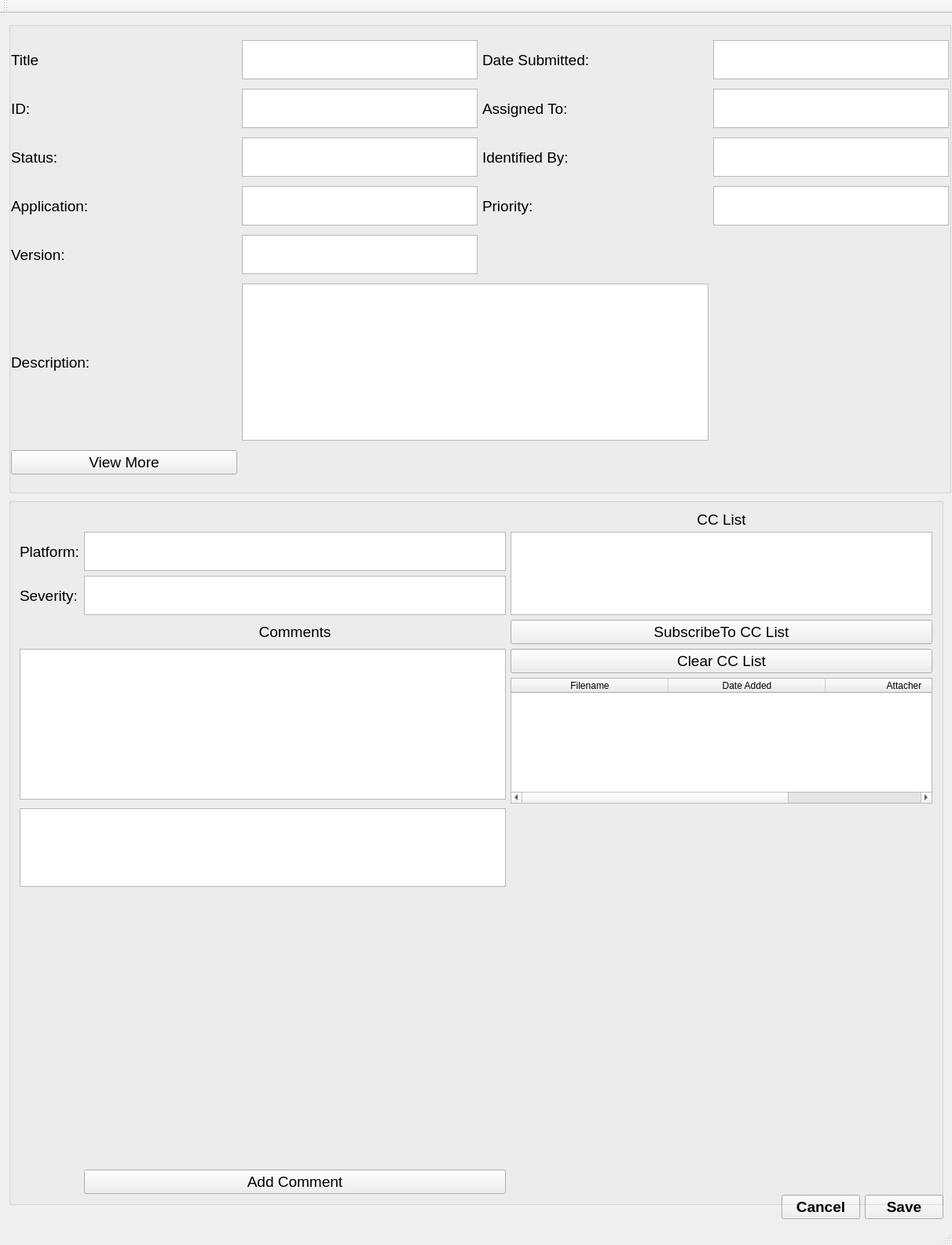
<?xml version="1.0" encoding="UTF-8"?>
<ui version="4.0">
 <class>ViewBug</class>
 <widget class="QMainWindow" name="ViewBug">
  <property name="geometry">
   <rect>
    <x>0</x>
    <y>0</y>
    <width>1212</width>
    <height>1585</height>
   </rect>
  </property>
  <property name="sizePolicy">
   <sizepolicy hsizetype="MinimumExpanding" vsizetype="MinimumExpanding">
    <horstretch>0</horstretch>
    <verstretch>0</verstretch>
   </sizepolicy>
  </property>
  <property name="minimumSize">
   <size>
    <width>1200</width>
    <height>600</height>
   </size>
  </property>
  <property name="maximumSize">
   <size>
    <width>1316</width>
    <height>1591</height>
   </size>
  </property>
  <property name="baseSize">
   <size>
    <width>0</width>
    <height>0</height>
   </size>
  </property>
  <property name="windowTitle">
   <string>View Bug</string>
  </property>
  <property name="layoutDirection">
   <enum>Qt::LeftToRight</enum>
  </property>
  <property name="styleSheet">
   <string notr="true">#QLabel{
	
	font: 75 15pt &quot;Arial&quot;;
}

#QPushButton{
	
	font: 75 12pt &quot;Arial&quot;;
	min-width:50px;
	max-width:50px;
	max-height:13px;
	padding: 3px;
}

#QTextEdit{
	max-height:30px;
}</string>
  </property>
  <widget class="QWidget" name="centralWidget">
   <layout class="QGridLayout" name="gridLayout_2">
    <item row="2" column="1">
     <widget class="QPushButton" name="viewBug_saveButton">
      <property name="minimumSize">
       <size>
        <width>100</width>
        <height>0</height>
       </size>
      </property>
      <property name="maximumSize">
       <size>
        <width>100</width>
        <height>16777215</height>
       </size>
      </property>
      <property name="font">
       <font>
        <family>Arial</family>
        <pointsize>14</pointsize>
        <weight>75</weight>
        <bold>true</bold>
       </font>
      </property>
      <property name="text">
       <string>Save</string>
      </property>
     </widget>
    </item>
    <item row="2" column="0" alignment="Qt::AlignRight">
     <widget class="QPushButton" name="viewBug_cancelButton">
      <property name="minimumSize">
       <size>
        <width>100</width>
        <height>0</height>
       </size>
      </property>
      <property name="maximumSize">
       <size>
        <width>100</width>
        <height>16777215</height>
       </size>
      </property>
      <property name="font">
       <font>
        <family>Arial</family>
        <pointsize>14</pointsize>
        <weight>75</weight>
        <bold>true</bold>
       </font>
      </property>
      <property name="text">
       <string>Cancel</string>
      </property>
     </widget>
    </item>
    <item row="0" column="0">
     <widget class="QGroupBox" name="viewBug_entireGroupBoxQGroupBox">
      <property name="sizePolicy">
       <sizepolicy hsizetype="Preferred" vsizetype="Preferred">
        <horstretch>0</horstretch>
        <verstretch>0</verstretch>
       </sizepolicy>
      </property>
      <property name="minimumSize">
       <size>
        <width>1200</width>
        <height>600</height>
       </size>
      </property>
      <property name="maximumSize">
       <size>
        <width>1200</width>
        <height>600</height>
       </size>
      </property>
      <property name="font">
       <font>
        <family>Arial</family>
        <pointsize>14</pointsize>
       </font>
      </property>
      <layout class="QGridLayout" name="gridLayout_3">
       <property name="leftMargin">
        <number>0</number>
       </property>
       <property name="rightMargin">
        <number>0</number>
       </property>
       <item row="0" column="1">
        <widget class="QTextEdit" name="viewBug_TitleTextEdit">
         <property name="sizePolicy">
          <sizepolicy hsizetype="Preferred" vsizetype="Preferred">
           <horstretch>0</horstretch>
           <verstretch>0</verstretch>
          </sizepolicy>
         </property>
         <property name="minimumSize">
          <size>
           <width>0</width>
           <height>0</height>
          </size>
         </property>
         <property name="maximumSize">
          <size>
           <width>300</width>
           <height>50</height>
          </size>
         </property>
         <property name="font">
          <font>
           <family>Arial</family>
           <pointsize>14</pointsize>
          </font>
         </property>
        </widget>
       </item>
       <item row="0" column="2">
        <widget class="QLabel" name="viewBug_DateSubmittedLabel">
         <property name="font">
          <font>
           <family>Arial</family>
           <pointsize>14</pointsize>
          </font>
         </property>
         <property name="text">
          <string>Date Submitted:</string>
         </property>
        </widget>
       </item>
       <item row="0" column="3">
        <widget class="QTextEdit" name="viewBug_dateSubmittedTextEdit">
         <property name="minimumSize">
          <size>
           <width>0</width>
           <height>50</height>
          </size>
         </property>
         <property name="maximumSize">
          <size>
           <width>300</width>
           <height>50</height>
          </size>
         </property>
         <property name="font">
          <font>
           <family>Arial</family>
           <pointsize>14</pointsize>
          </font>
         </property>
        </widget>
       </item>
       <item row="1" column="3">
        <widget class="QTextEdit" name="viewBug_AssignedToTextEdit">
         <property name="maximumSize">
          <size>
           <width>300</width>
           <height>50</height>
          </size>
         </property>
         <property name="font">
          <font>
           <family>Arial</family>
           <pointsize>14</pointsize>
          </font>
         </property>
        </widget>
       </item>
       <item row="1" column="2">
        <widget class="QLabel" name="viewBug_AssignedToLabel">
         <property name="font">
          <font>
           <family>Arial</family>
           <pointsize>14</pointsize>
          </font>
         </property>
         <property name="text">
          <string>Assigned To:</string>
         </property>
        </widget>
       </item>
       <item row="1" column="1">
        <widget class="QTextEdit" name="viewBug_IDTextEdit">
         <property name="maximumSize">
          <size>
           <width>300</width>
           <height>50</height>
          </size>
         </property>
         <property name="font">
          <font>
           <family>Arial</family>
           <pointsize>14</pointsize>
          </font>
         </property>
        </widget>
       </item>
       <item row="2" column="0">
        <widget class="QLabel" name="viewBug_statusLabel">
         <property name="font">
          <font>
           <family>Arial</family>
           <pointsize>14</pointsize>
          </font>
         </property>
         <property name="text">
          <string>Status:</string>
         </property>
        </widget>
       </item>
       <item row="1" column="0">
        <widget class="QLabel" name="viewBug_IDLabel">
         <property name="font">
          <font>
           <family>Arial</family>
           <pointsize>14</pointsize>
          </font>
         </property>
         <property name="text">
          <string>ID:</string>
         </property>
        </widget>
       </item>
       <item row="2" column="2">
        <widget class="QLabel" name="viewBug_IdentifiedByLabel">
         <property name="font">
          <font>
           <family>Arial</family>
           <pointsize>14</pointsize>
          </font>
         </property>
         <property name="text">
          <string>Identified By:</string>
         </property>
        </widget>
       </item>
       <item row="2" column="1">
        <widget class="QTextEdit" name="viewBug_StatusTextEdit">
         <property name="maximumSize">
          <size>
           <width>300</width>
           <height>50</height>
          </size>
         </property>
         <property name="font">
          <font>
           <family>Arial</family>
           <pointsize>14</pointsize>
          </font>
         </property>
        </widget>
       </item>
       <item row="2" column="3">
        <widget class="QTextEdit" name="viewBug_identifiedByTextEdit">
         <property name="maximumSize">
          <size>
           <width>300</width>
           <height>50</height>
          </size>
         </property>
         <property name="font">
          <font>
           <family>Arial</family>
           <pointsize>14</pointsize>
          </font>
         </property>
         <property name="readOnly">
          <bool>true</bool>
         </property>
        </widget>
       </item>
       <item row="3" column="0">
        <widget class="QLabel" name="viewBug_ApplicationLabel">
         <property name="font">
          <font>
           <family>Arial</family>
           <pointsize>14</pointsize>
          </font>
         </property>
         <property name="text">
          <string>Application:</string>
         </property>
        </widget>
       </item>
       <item row="3" column="3">
        <widget class="QTextEdit" name="viewBug_PriorityTextEdit">
         <property name="maximumSize">
          <size>
           <width>300</width>
           <height>50</height>
          </size>
         </property>
         <property name="font">
          <font>
           <family>Arial</family>
           <pointsize>14</pointsize>
          </font>
         </property>
         <property name="readOnly">
          <bool>true</bool>
         </property>
        </widget>
       </item>
       <item row="5" column="0">
        <widget class="QLabel" name="viewBug_DescriptionLabel">
         <property name="font">
          <font>
           <family>Arial</family>
           <pointsize>14</pointsize>
          </font>
         </property>
         <property name="text">
          <string>Description:</string>
         </property>
        </widget>
       </item>
       <item row="3" column="2">
        <widget class="QLabel" name="viewBug_PriorityLabel">
         <property name="font">
          <font>
           <family>Arial</family>
           <pointsize>14</pointsize>
          </font>
         </property>
         <property name="text">
          <string>Priority:</string>
         </property>
        </widget>
       </item>
       <item row="3" column="1">
        <widget class="QTextEdit" name="viewBug_ApplicationTextEdit">
         <property name="maximumSize">
          <size>
           <width>300</width>
           <height>50</height>
          </size>
         </property>
         <property name="font">
          <font>
           <family>Arial</family>
           <pointsize>14</pointsize>
          </font>
         </property>
        </widget>
       </item>
       <item row="4" column="1">
        <widget class="QTextEdit" name="viewBug_VersionTextEdit_2">
         <property name="maximumSize">
          <size>
           <width>300</width>
           <height>50</height>
          </size>
         </property>
         <property name="font">
          <font>
           <family>Arial</family>
           <pointsize>14</pointsize>
          </font>
         </property>
        </widget>
       </item>
       <item row="6" column="0">
        <widget class="QPushButton" name="viewBug_ViewMoreButton">
         <property name="font">
          <font>
           <family>Arial</family>
           <pointsize>14</pointsize>
          </font>
         </property>
         <property name="text">
          <string>View More</string>
         </property>
         <property name="checkable">
          <bool>true</bool>
         </property>
        </widget>
       </item>
       <item row="4" column="0">
        <widget class="QLabel" name="viewBug_VersionLabel">
         <property name="font">
          <font>
           <family>Arial</family>
           <pointsize>14</pointsize>
          </font>
         </property>
         <property name="text">
          <string>Version:</string>
         </property>
        </widget>
       </item>
       <item row="0" column="0">
        <widget class="QLabel" name="viewBug_TitleLabel">
         <property name="font">
          <font>
           <family>Arial</family>
           <pointsize>14</pointsize>
          </font>
         </property>
         <property name="text">
          <string>Title</string>
         </property>
        </widget>
       </item>
       <item row="5" column="1" colspan="2">
        <widget class="QPlainTextEdit" name="viewBug_DescriptionTextArea">
         <property name="sizePolicy">
          <sizepolicy hsizetype="Expanding" vsizetype="Expanding">
           <horstretch>0</horstretch>
           <verstretch>1</verstretch>
          </sizepolicy>
         </property>
         <property name="maximumSize">
          <size>
           <width>16777215</width>
           <height>200</height>
          </size>
         </property>
         <property name="font">
          <font>
           <family>Arial</family>
           <pointsize>14</pointsize>
          </font>
         </property>
         <property name="readOnly">
          <bool>true</bool>
         </property>
        </widget>
       </item>
      </layout>
     </widget>
    </item>
    <item row="1" column="0" colspan="2">
     <widget class="QGroupBox" name="viewBug_middleGroupBox">
      <property name="sizePolicy">
       <sizepolicy hsizetype="MinimumExpanding" vsizetype="MinimumExpanding">
        <horstretch>0</horstretch>
        <verstretch>0</verstretch>
       </sizepolicy>
      </property>
      <property name="minimumSize">
       <size>
        <width>900</width>
        <height>900</height>
       </size>
      </property>
      <property name="maximumSize">
       <size>
        <width>1200</width>
        <height>900</height>
       </size>
      </property>
      <property name="font">
       <font>
        <family>Arial</family>
        <pointsize>14</pointsize>
       </font>
      </property>
      <layout class="QGridLayout" name="gridLayout">
       <item row="1" column="2" rowspan="2">
        <widget class="QListWidget" name="viewBug_CCListArea"/>
       </item>
       <item row="1" column="1">
        <widget class="QTextEdit" name="viewBug_PlatformTextEdit">
         <property name="minimumSize">
          <size>
           <width>0</width>
           <height>50</height>
          </size>
         </property>
         <property name="maximumSize">
          <size>
           <width>16777215</width>
           <height>50</height>
          </size>
         </property>
         <property name="font">
          <font>
           <family>Arial</family>
           <pointsize>14</pointsize>
          </font>
         </property>
        </widget>
       </item>
       <item row="1" column="0">
        <widget class="QLabel" name="viewBug_platformLabel">
         <property name="maximumSize">
          <size>
           <width>16777215</width>
           <height>30</height>
          </size>
         </property>
         <property name="font">
          <font>
           <family>Arial</family>
           <pointsize>14</pointsize>
          </font>
         </property>
         <property name="text">
          <string>Platform:</string>
         </property>
        </widget>
       </item>
       <item row="0" column="2">
        <widget class="QLabel" name="viewBug_CCListLabel">
         <property name="maximumSize">
          <size>
           <width>16777215</width>
           <height>20</height>
          </size>
         </property>
         <property name="font">
          <font>
           <family>Arial</family>
           <pointsize>14</pointsize>
          </font>
         </property>
         <property name="text">
          <string>CC List</string>
         </property>
         <property name="alignment">
          <set>Qt::AlignCenter</set>
         </property>
        </widget>
       </item>
       <item row="2" column="0">
        <widget class="QLabel" name="viewBug_SeverityLabel">
         <property name="maximumSize">
          <size>
           <width>16777215</width>
           <height>30</height>
          </size>
         </property>
         <property name="font">
          <font>
           <family>Arial</family>
           <pointsize>14</pointsize>
          </font>
         </property>
         <property name="text">
          <string>Severity:</string>
         </property>
        </widget>
       </item>
       <item row="3" column="2">
        <widget class="QPushButton" name="viewBug_addToCCListButton">
         <property name="font">
          <font>
           <family>Arial</family>
           <pointsize>14</pointsize>
          </font>
         </property>
         <property name="text">
          <string>SubscribeTo CC List</string>
         </property>
        </widget>
       </item>
       <item row="2" column="1">
        <widget class="QTextEdit" name="viewBug_SeverityTextEdit">
         <property name="minimumSize">
          <size>
           <width>0</width>
           <height>50</height>
          </size>
         </property>
         <property name="maximumSize">
          <size>
           <width>16777215</width>
           <height>50</height>
          </size>
         </property>
         <property name="font">
          <font>
           <family>Arial</family>
           <pointsize>14</pointsize>
          </font>
         </property>
        </widget>
       </item>
       <item row="3" column="1">
        <widget class="QLabel" name="viewBug_CommentLabel">
         <property name="minimumSize">
          <size>
           <width>0</width>
           <height>25</height>
          </size>
         </property>
         <property name="maximumSize">
          <size>
           <width>16777215</width>
           <height>50</height>
          </size>
         </property>
         <property name="font">
          <font>
           <family>Arial</family>
           <pointsize>14</pointsize>
          </font>
         </property>
         <property name="text">
          <string>Comments</string>
         </property>
         <property name="alignment">
          <set>Qt::AlignCenter</set>
         </property>
        </widget>
       </item>
       <item row="4" column="2">
        <widget class="QPushButton" name="viewBug_clearCCListButton">
         <property name="font">
          <font>
           <family>Arial</family>
           <pointsize>14</pointsize>
          </font>
         </property>
         <property name="text">
          <string>Clear CC List</string>
         </property>
        </widget>
       </item>
       <item row="5" column="2">
        <widget class="QTableWidget" name="viewBug_attachmentTable">
         <property name="maximumSize">
          <size>
           <width>16777215</width>
           <height>160</height>
          </size>
         </property>
         <property name="font">
          <font>
           <family>Arial</family>
           <pointsize>11</pointsize>
          </font>
         </property>
         <property name="showGrid">
          <bool>true</bool>
         </property>
         <property name="rowCount">
          <number>0</number>
         </property>
         <attribute name="horizontalHeaderDefaultSectionSize">
          <number>200</number>
         </attribute>
         <attribute name="verticalHeaderVisible">
          <bool>false</bool>
         </attribute>
         <attribute name="verticalHeaderMinimumSectionSize">
          <number>30</number>
         </attribute>
         <column>
          <property name="text">
           <string>Filename</string>
          </property>
         </column>
         <column>
          <property name="text">
           <string>Date Added</string>
          </property>
         </column>
         <column>
          <property name="text">
           <string>Attacher</string>
          </property>
         </column>
        </widget>
       </item>
       <item row="7" column="1">
        <widget class="QPushButton" name="viewBug_addCommentButton">
         <property name="font">
          <font>
           <family>Arial</family>
           <pointsize>14</pointsize>
          </font>
         </property>
         <property name="text">
          <string>Add Comment</string>
         </property>
        </widget>
       </item>
       <item row="4" column="0" rowspan="2" colspan="2" alignment="Qt::AlignTop">
        <widget class="QListWidget" name="viewBug_CommentListArea">
         <property name="maximumSize">
          <size>
           <width>16777215</width>
           <height>200</height>
          </size>
         </property>
        </widget>
       </item>
       <item row="6" column="0" colspan="2" alignment="Qt::AlignTop">
        <widget class="QPlainTextEdit" name="viewBug_commentAddArea">
         <property name="minimumSize">
          <size>
           <width>0</width>
           <height>70</height>
          </size>
         </property>
         <property name="maximumSize">
          <size>
           <width>16777215</width>
           <height>100</height>
          </size>
         </property>
         <property name="font">
          <font>
           <family>Arial</family>
           <pointsize>11</pointsize>
          </font>
         </property>
        </widget>
       </item>
      </layout>
     </widget>
    </item>
   </layout>
  </widget>
  <widget class="QMenuBar" name="menuBar">
   <property name="geometry">
    <rect>
     <x>0</x>
     <y>0</y>
     <width>1212</width>
     <height>17</height>
    </rect>
   </property>
  </widget>
  <widget class="QToolBar" name="mainToolBar">
   <property name="sizePolicy">
    <sizepolicy hsizetype="Preferred" vsizetype="Fixed">
     <horstretch>0</horstretch>
     <verstretch>0</verstretch>
    </sizepolicy>
   </property>
   <attribute name="toolBarArea">
    <enum>TopToolBarArea</enum>
   </attribute>
   <attribute name="toolBarBreak">
    <bool>false</bool>
   </attribute>
  </widget>
  <widget class="QStatusBar" name="statusBar"/>
 </widget>
 <layoutdefault spacing="6" margin="11"/>
 <resources/>
 <connections/>
</ui>
